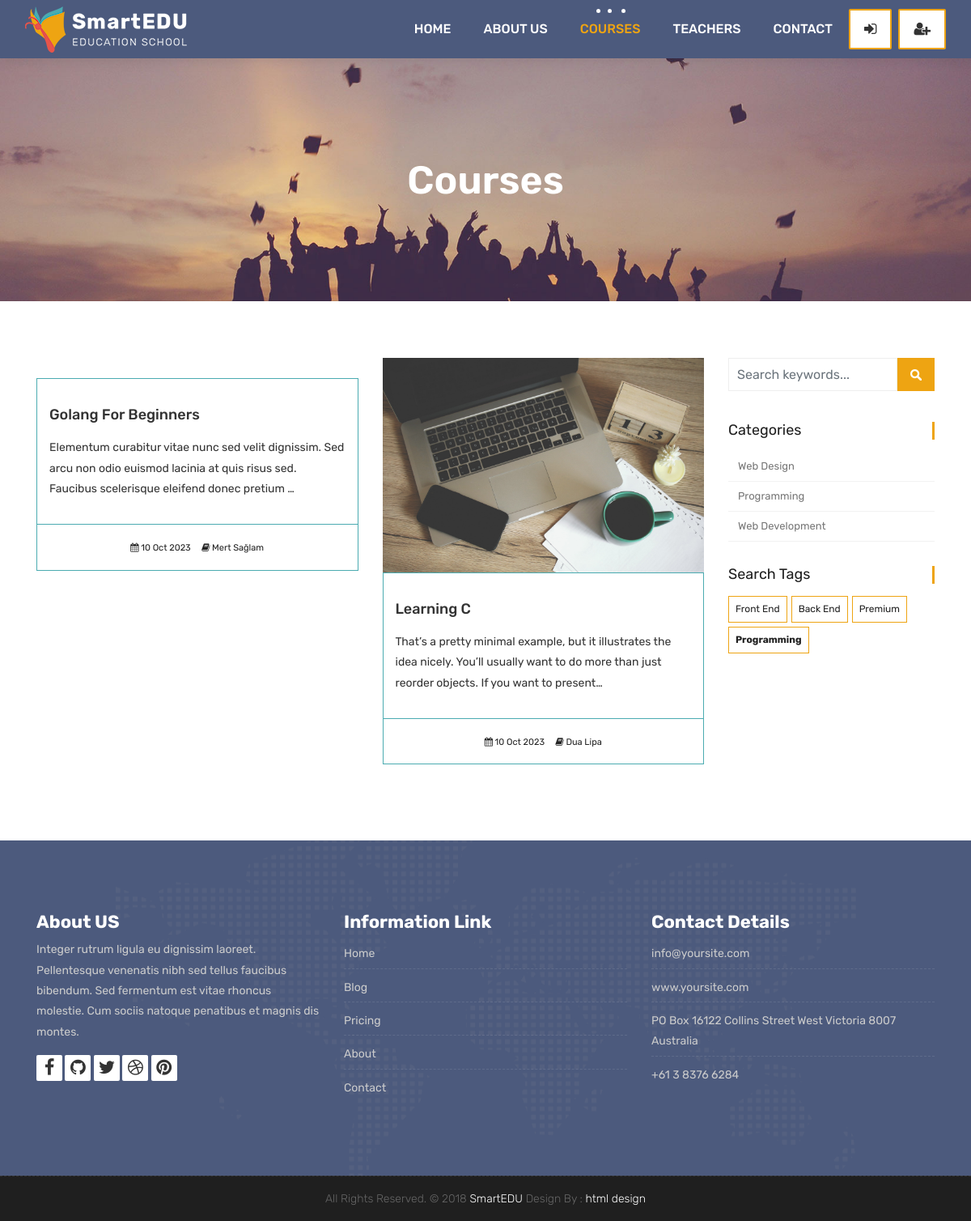
Page /courses/categories/programming on the committed database.
### courses/models.py (models this page shows, shortened)
class Course(models.Model):
    teacher = models.ForeignKey(Teacher, null=True, on_delete=models.CASCADE)
    name = models.CharField(max_length=200, unique=True, editable=True)
    category = models.ForeignKey(Category, null=True, on_delete=models.DO_NOTHING)
    tags = models.ManyToManyField(Tag, blank=True, null=True)
    students = models.ManyToManyField(User, blank=True, related_name='courses_joined')
    description = models.TextField(blank=True, null=True, editable=True)
    image = models.ImageField(upload_to="courses/%Y/%m/%d/", default="courses/default_course_image.jpg")
    date = models.DateTimeField(auto_now=True)
    available = models.BooleanField(default=True)

class Category(models.Model):
    name = models.CharField(max_length=50, null=True)
    slug = models.SlugField(max_length=50, unique=True, null=True)

class Tag(models.Model):
    name = models.CharField(max_length=50, null=True)
    slug = models.SlugField(max_length=50, unique=True, null=True)

### teachers/models.py (models this page shows)
class Teacher(models.Model):
    name = models.CharField(max_length=50)
    title = models.CharField(max_length=50)
    description = models.TextField(blank=True)
    image = models.ImageField(upload_to="courses/%Y/%m/%d/")
    facebook = models.URLField(max_length=100, blank=True)
    twitter = models.URLField(max_length=100, blank=True)
    linkedin = models.URLField(max_length=100, blank=True)
    youtube = models.URLField(max_length=100, blank=True)
    def __str__(self):
        return self.name

### courses/views.py (the view)
# urls.py: path('', views.course_list, name='courses'),
def course_list(request, category_slug=None, tag_slug=None):
    category_page = None
    tag_page = None
    categories = Category.objects.all()
    tags =  Tag.objects.all()
    if category_slug != None:
        category_page = get_object_or_404(Category, slug=category_slug)
        courses = Course.objects.filter(available=True, category=category_page)
    elif tag_slug != None:
        tag_page = get_object_or_404(Tag, slug=tag_slug)
        courses = Course.objects.filter(available=True, tags=tag_page)
    else:
         courses = Course.objects.all().order_by('-date')
    context = {
        'courses': courses,
        'categories': categories,
        'tags' : tags
    }
    return render(request, 'courses.html', context)

### templates/courses.html (shortened to what this page needs)
{% extends "partials/_base.html" %}
{% load static %}
{% block content  %}
	<div class="all-title-box">
		<div class="container text-center">
			<h1>Courses</h1>
		</div>
	</div>
    <div id="overviews" class="section wb">
        <div class="container">
            <div class="row">
                <div class="col-lg-9 blog-post-single">
                    <div class="row">
						{% for course in courses %}
                        <div class="col-lg-6 col-md-6 col-12 mb-4">
                            <div class="course-item">
                                <div class="image-blog">
                                    <img src="{{course.image.url}}" alt="" class="img-fluid">
                                </div>
                                <div class="course-br">
                                    <div class="course-title">
                                        <h2><a href="{% url 'course_detail' course.category.slug course.id %}" title="">{{course.name}}</a></h2>
                                    </div>
                                    <div class="course-desc">
                                        <p>{{course.description | truncatechars:150}}</p>
                                    </div>
                                </div>
                                <div class="course-meta-bot">
                                    <ul>
                                        <li><i class="fa fa-calendar" aria-hidden="true"></i> {{course.date|date:"d M Y"}}</li>
                                        <li><i class="fa fa-book" aria-hidden="true"></i> {{course.teacher}}</li>
                                    </ul>
                                </div>
                            </div>
                        </div>
						{% endfor %}
                    </div>
                </div>
				<div class="col-lg-3 col-12 right-single">
					<div class="widget-search">
						<div class="site-search-area">
							<form method="get" id="site-searchform" action="{% url 'search' %}">
								<div>
									<input class="input-text form-control" name="search" placeholder="Search keywords..." type="text">
									<input id="searchsubmit" value="Search" type="submit">
								</div>
							</form>
						</div>
					</div>
					<div class="widget-categories">
						<h3 class="widget-title">Categories</h3>
						<ul>
							{% for category in categories %}
								<li><a href="{% url 'courses_by_category' category.slug %}">{{category.name}}</a></li>
							{% endfor %}
						</ul>
					</div>
					<div class="widget-tags">
						<h3 class="widget-title">Search Tags</h3>
						<ul class="tags">
							{% for tag in tags %}
								<li><a href="{% url 'courses_by_tag' tag.slug %}">{% if tag.slug in request.path %}<b>{{tag.name}}</b>{% else %}{{tag.name}}{% endif %}</a></li>
							{% endfor %}
						</ul>
					</div>
				</div>
            </div>
        </div>
    </div>
    {% endblock %}

### static/style.css (style rules this page uses)
body { color: #333333; font-size: 14px; font-family: 'Rubik', sans-serif; line-height: 1.80857; }
html, body { height: 100%; }
a { color: #1f1f1f; text-decoration: none !important; outline: none !important; -webkit-transition: all .3s ease-in-out; -moz-transition: all .3s ease-in-out; -ms-transition: all .3s ease-in-out; -o-transition: all .3s ease-in-out; transition: all .3s ease-in-out; }
h1, h2, h3, h4, h5, h6 { letter-spacing: 0; font-weight: normal; position: relative; padding: 0 0 10px 0; font-weight: normal; line-height: 120% !important; color: #1f1f1f; margin: 0 }
h1 { font-size: 24px }
h2 { font-size: 22px }
h3 { font-size: 18px }
h1 a, h2 a, h3 a, h4 a, h5 a, h6 a { color: #212121; text-decoration: none!important; opacity: 1 }
a { color: #1f1f1f; text-decoration: none; outline: none; }
a, .btn { text-decoration: none !important; outline: none !important; -webkit-transition: all .3s ease-in-out; -moz-transition: all .3s ease-in-out; -ms-transition: all .3s ease-in-out; -o-transition: all .3s ease-in-out; transition: all .3s ease-in-out; }
.section { display: block; position: relative; overflow: hidden; padding: 70px 0; }
.section.wb { background-color: #ffffff; }
.all-title-box { background: url(images/banner.jpg)no-repeat; -webkit-background-size: cover; -moz-background-size: cover; -o-background-size: cover; background-size: cover; background-position: center; min-height: 300px; }
.all-title-box h1 { color: #fff; font-weight: 600; text-transform: capitalize; padding-top: 11%; font-size: 48px; line-height: 0px; }
.image-blog img { padding: 0 !important; width: 100%; margin: 0 !important; opacity: 1; -ms-filter: "progid:DXImageTransform.Microsoft.Alpha(Opacity=100)"; -moz-opacity: 1; -khtml-opacity: 1; -webkit-transition: all 150ms ease-in-out; -moz-transition: all 150ms ease-in-out; -o-transition: all 150ms ease-in-out; -ms-transition: all 150ms ease-in-out; transition: all 150ms ease-in-out; }
.right-single .widget-search { margin-bottom: 30px; position: relative; display: inline-block; width: 100%; }
#site-searchform .form-control { border: 1px solid #eee; background-color: #fff; width: 82%; height: 41px; padding: 5px 10px 5px 10px; color: #999; float: left; border-radius: 0; }
#site-searchform #searchsubmit { float: left; width: 18%; height: 41px; cursor: pointer; text-indent: -5555em; line-height: 100; overflow: hidden; background: #eea412 url(images/search-icon.png) no-repeat center 14px; border: 0; transition: all 0.4s ease-in-out; -webkit-transition: all 0.4s ease-in-out; -moz-transition: all 0.4s ease-in-out; -ms-transition: all 0.4s ease-in-out; -o-transition: all 0.4s ease-in-out; }
.widget-categories { margin-bottom: 30px; }
.widget-categories .widget-title { font-size: 18px; font-weight: 400; padding: 0px; margin-bottom: 15px; border-right: 3px solid #eea412; }
.widget-categories ul { list-style: none; margin: 0px; padding: 0px; }
.widget-categories ul li { border-bottom: 1px solid #f2f2f2; font-size: 12px; line-height: 20px; padding: 8px 2px 8px 12px; }
.widget-categories ul li a { color: #777; font-size: 13px; }
.widget-tags .widget-title { font-size: 18px; font-weight: 400; padding: 0px; margin-bottom: 15px; border-right: 3px solid #eea412; }
.widget-tags .tags { list-style: none; margin: 0px; padding: 0px; }
.tags li { float: left; padding: 0px; margin: 0px 5px 5px 0px; list-style-type: none; line-height: 25px; }
.tags li a { border: 1px solid #eea412; color: #212121; text-transform: capitalize; float: left; font-size: 12px; padding: 3px 8px; -webkit-transition: all 0.2s; -moz-transition: all 0.2s; -ms-transition: all 0.2s; -o-transition: all 0.2s; transition: all 0.2s; }
.course-item { background: #ffffff; }
.course-title > h2 { margin: 15px 0; padding: 0px; }
.course-title a { font-size: 18px; line-height: 25px; font-weight: 500; color: #333333; text-transform: capitalize; }
.course-br { border: 1px solid #4babb1; padding: 15px; }
.course-meta-bot { border: 1px solid #4babb1; border-top: 0px; padding: 15px; }
.course-meta-bot ul { padding: 0px; margin: 0px; display: block; text-align: center; }
.course-meta-bot ul li { display: inline-block; list-style: none; padding: 0px 5px; color: #212121; font-size: 11px; }

### rows in the picture
Course: name "Golang For Beginners", description "Elementum curabitur vitae nunc sed velit dignissim. Sed arcu non odio euismod lacinia at quis risus sed. Faucibus scelerisque eleifend donec pretium …", date "10 Oct 2023", teacher "Mert Sağlam"
Course: image (placeholder picture), name "Learning C", description "That’s a pretty minimal example, but it illustrates the idea nicely. You’ll usually want to do more than just reorder objects. If you want to present…", date "10 Oct 2023", teacher "Dua Lipa"
Category: name "Web Design"
Category: name "Programming"
Category: name "Web Development"
Tag: name "Front End"
Tag: name "Back End"
Tag: name "Premium"
Tag: name "Programming"
